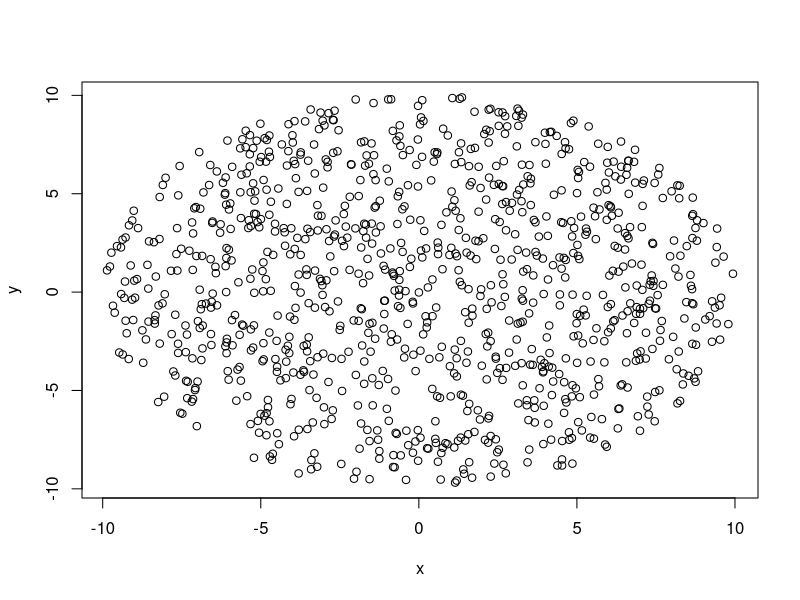
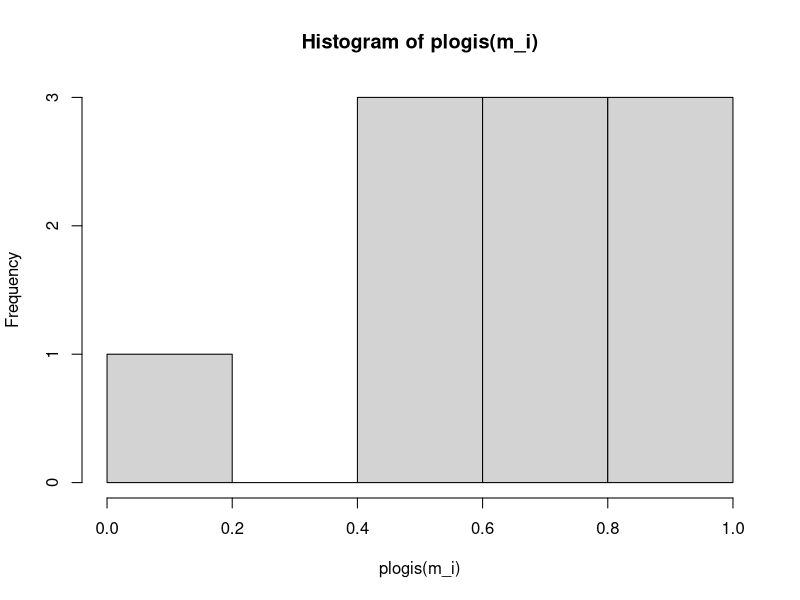
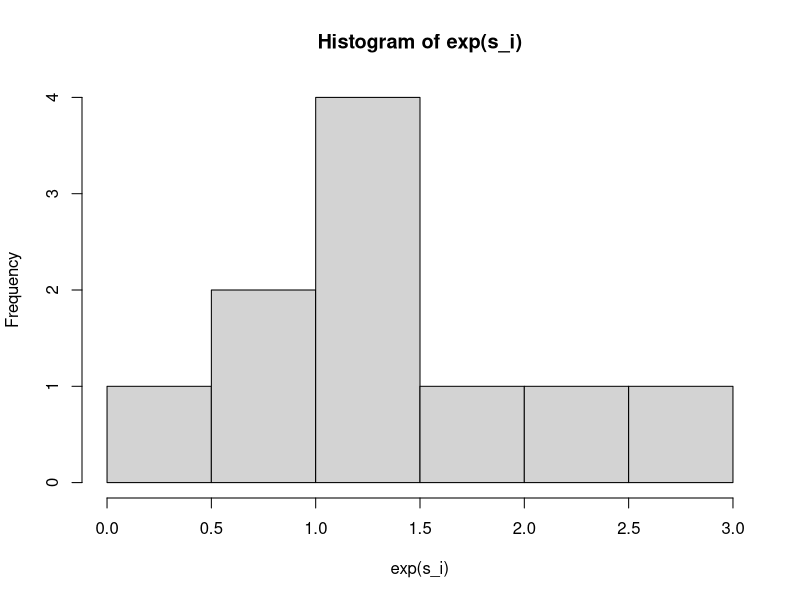
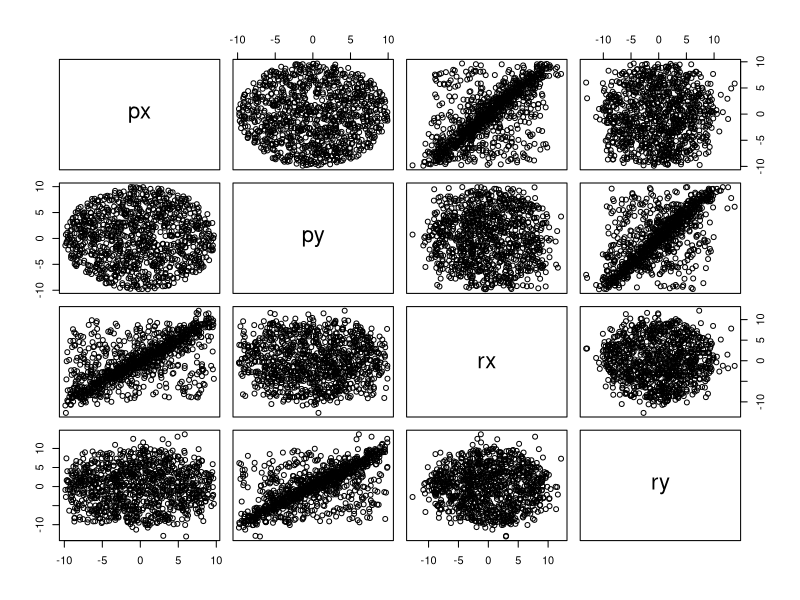
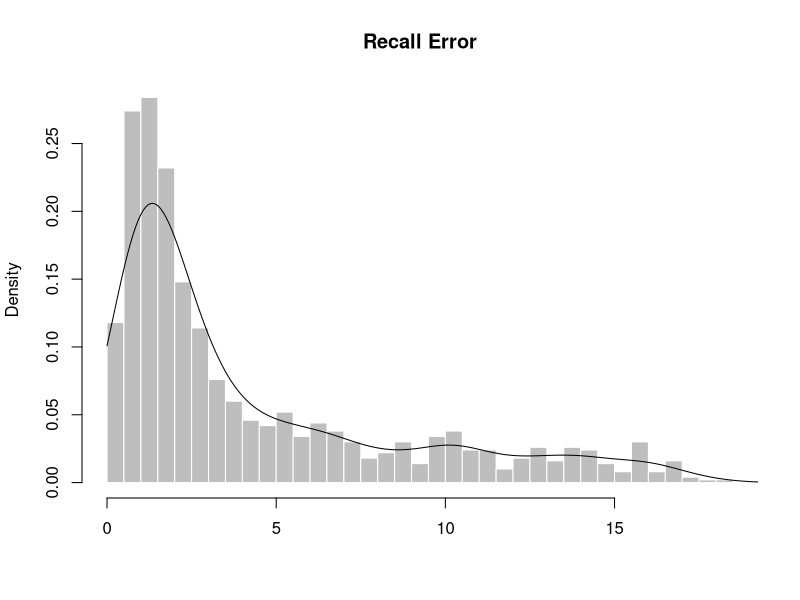

Recreate these plots in R, in order. (Note: this script raises an error after producing the figures.)
### ~~~ ~~~ ~~~ ~~~ ~~~ ~~~ ~~~ ~~~ ~~~ 
### Simulate 2D-recall data for stan example 2
### ~~~ ~~~ ~~~ ~~~ ~~~ ~~~ ~~~ ~~~ ~~~ 

sample_locs = function(rad, inner=0, n=1000){
  a = inner/rad
  r = runif(n, a^2, 1)
  theta = runif(n, 0, 2*pi)
  x = sqrt(r)*cos(theta)*rad
  y = sqrt(r)*sin(theta)*rad
  
  return(cbind(x,y))
}

sim_mix = function(m, s, n=1000){
  p = sample_locs(10, n=n)
  # sample number of responses from memory
  mem = rbinom(n = n, size = 1, prob = m)
  # sample x and y locations for memory responses
  x = rnorm(n = sum(mem), mean = p[1:sum(mem),1], sd = s)
  y = rnorm(n = sum(mem), mean = p[1:sum(mem),2], sd = s)
  # sample guesses
  g = sample_locs(10, n = n - sum(mem))
  # put in one matrix
  out = rbind(cbind(x,y), g)
  out = cbind(p, out)
  colnames(out) = c("px", "py", "rx", "ry")
  
  return(round(out, 3))
}


plot(sample_locs(10))


I = 10 # n participants
J = 100 # n trials

m_pars = c(1, 2) # mean and sd on logit scale
s_pars = c(.1, .5) # mean and sd on log scale

set.seed(123)
m_i = rnorm(I, m_pars[1], m_pars[2])
s_i = rnorm(I, s_pars[1], s_pars[2])

hist(plogis(m_i))
hist(exp(s_i))

N = I*J

recall_2d = expand.grid(trial=1:J, id=1:I, px=NA, py=NA, rx=NA, ry=NA)

for (i in 1:I){
  recall_2d[recall_2d$id==i,3:6] = sim_mix(m = plogis(m_i[i]), s = exp(s_i[i]), n = J)
}

pairs(~ px+py+rx+ry, data = recall_2d)

with(recall_2d, hist(sqrt((px-rx)^2 + (py-ry)^2), breaks=30, 
                     col="grey", border=F, main="Recall Error", 
                     xlab="", probability = T))
with(recall_2d, lines(density(sqrt((px-rx)^2 + (py-ry)^2), from=0)))
                     
write.csv(x = recall_2d, file = "examples/recall-2D.csv", row.names = F)



